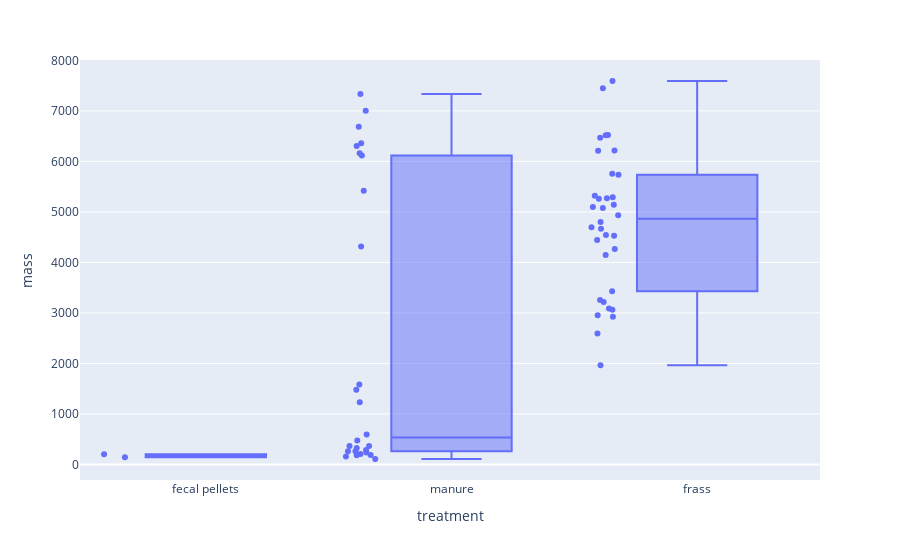

Notebook source saved alongside this figure:
### Code cell
df = df_endpoint[df_endpoint.status=='larva']
fig = px.box(df, x="treatment", y="mass", points="all", 
             category_orders={'treatment':['fecal pellets','manure','frass']})
fig.write_image("larval_mass_plot.png")
fig.show()

### Figure 1 — Plotly figure (JSON) as saved in the notebook; plotly's stock layout.template omitted (floating-point values rounded to 4 significant figures)
{"data": [{"alignmentgroup": "True", "boxpoints": "all", "hovertemplate": "treatment=%{x}<br>mass=%{y}<extra></extra>", "legendgroup": "", "marker": {"color": "#636efa"}, "name": "", "notched": false, "offsetgroup": "", "orientation": "v", "showlegend": false, "type": "box", "x": ["manure", "manure", "manure", "manure", "manure", "manure", "manure", "manure", "manure", "manure", "manure", "manure", "manure", "manure", "manure", "manure", "manure", "manure", "manure", "manure", "manure", "manure", "manure", "manure", "manure", "manure", "frass", "frass", "frass", "frass", "frass", "frass", "frass", "frass", "frass", "frass", "frass", "frass", "frass", "frass", "frass", "frass", "frass", "frass", "frass", "frass", "frass", "frass", "frass", "frass", "frass", "frass", "frass", "frass", "frass", "frass", "frass", "frass", "frass", "frass", "fecal pellets", "fecal pellets"], "x0": " ", "xaxis": "x", "y": [7335, 181, 366, 6163, 472, 1583, 236, 1478, 328, 158, 6687, 5417, 209, 1234, 364, 6306, 6117, 4315, 6361, 261, 595, 7001, 108, 263, 287, 188, 5260, 2594, 5077, 5320, 4542, 3258, 3218, 6213, 7592, 5097, 5289, 1965, 6467, 6523, 6519, 5270, 7447, 6216, 4668, 4268, 2923, 5735, 4934, 4698, 2953, 4145, 5756, 4528, 3086, 3061, 3428, 4443, 4800, 5142, 141, 201], "y0": " ", "yaxis": "y"}], "layout": {"boxmode": "group", "legend": {"tracegroupgap": 0}, "margin": {"t": 60}, "xaxis": {"anchor": "y", "categoryarray": ["fecal pellets", "manure", "frass"], "categoryorder": "array", "domain": [0, 1], "title": {"text": "treatment"}}, "yaxis": {"anchor": "x", "domain": [0, 1], "title": {"text": "mass"}}}}
